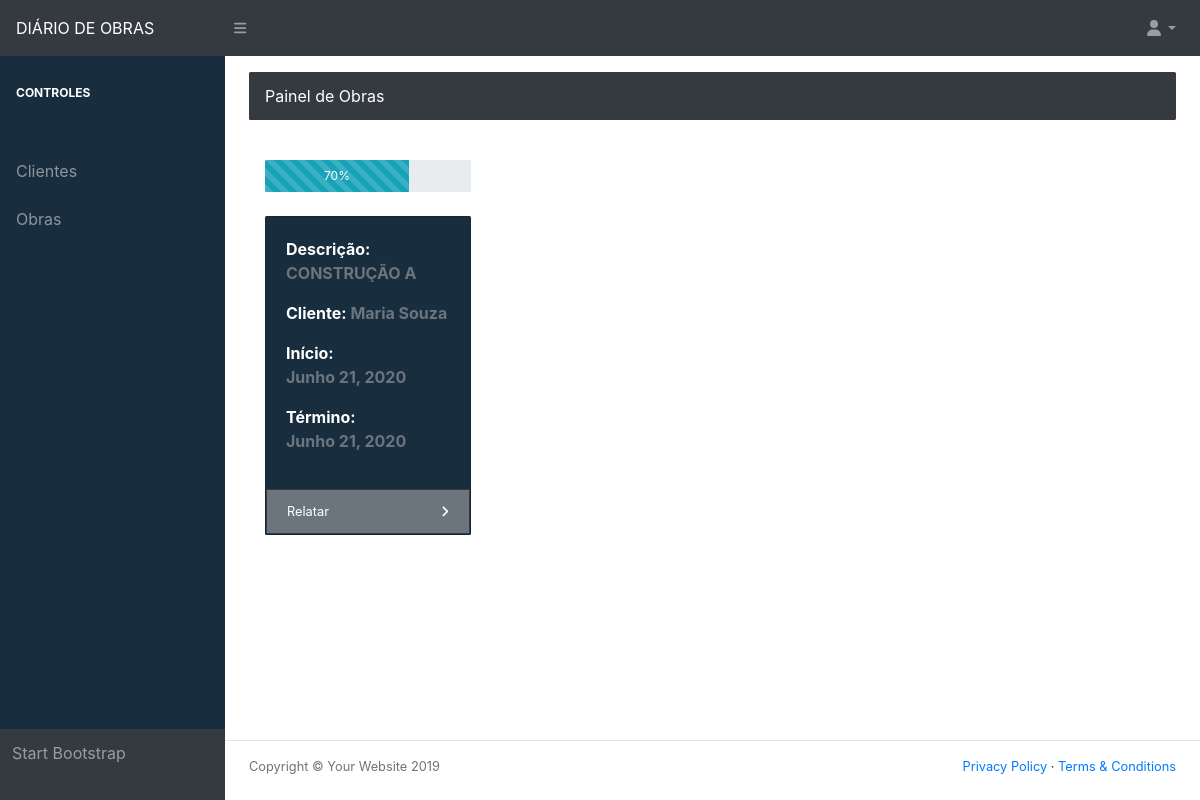
The app's page /home_page (signed in) with its own data.
### Diary/models.py (models this page shows, shortened)
class Construction(models.Model):
    construction_name = models.CharField('Nome da construção', max_length=60)
    construction_date_start = models.DateField('Data de início')
    construction_date_term = models.DateField('Data de entrega')
    construction_company_customer = models.ForeignKey(Customer, on_delete=models.CASCADE)
    construction_company_engineer = models.ForeignKey(Engineer, on_delete=models.CASCADE)

class Customer(models.Model):
    user_access = models.ForeignKey(Access, on_delete=models.CASCADE)
    engineer = models.ForeignKey(Engineer, on_delete=models.CASCADE)
    customer_name = models.CharField('Nome do cliente', max_length=50)
    customer_cnpj = models.CharField('CNPJ', max_length=50)
    customer_contact = models.CharField('Número de Contato', max_length=50)
    customer_street = models.CharField('Rua', max_length=50)
    customer_number = models.IntegerField('Número')
    customer_city = models.CharField('Cidade', max_length=50)
    customer_state = models.CharField('Estado', max_length=50)
    customer_cod = models.CharField('CEP', max_length=50)

### Diary/views/home/home_page.py (the view)
# urls.py: path('home_page', Index, name='home_page'),
@login_required(login_url='login')
def Index(request):
    user = request.user
    user = Access.objects.get(id=user.id)
    engineer = Engineer.objects.get(user_access=user)
    constructions = Construction.objects.filter(construction_company_engineer=engineer)
    if user.user_type == 'Engenheiro':
        nome_campo = 'engineer_name'
        usuario = Engineer.objects.get(user_access__email=user.email)
    elif user.user_type == 'Cliente':
        nome_campo = 'engineer_customer'
        usuario = Customer.objects.get(user_access__email=user.email)
    return render(request, 'Diary/home/index.html', locals())

### Diary/models.py (called while the page is built)
    def __str__(self):
        return self.email

### templates/Diary/home/index.html (shortened to what this page needs)
{% extends 'Diary/home/base.html' %}
{% load static %}
                {% block conteudo %}
                <main>
                    <div class="container-fluid">
                        <ol class="breadcrumb mb-4">
                            <li class="breadcrumb-item active">Painel de Obras</li>
                        </ol>
                        <div class="modal-body">
                            <div class="row">
                                {% for i in constructions %}
                                    <div class="col-xl-3 col-md-6">
                                    <div class="progress">
                                    <div class="progress-bar progress-bar-striped bg-info" role="progressbar" style="width: 70%" aria-valuenow="100" aria-valuemin="0" aria-valuemax="100">70%</div></div><br>
                                        <div class="card bg-primary text-white mb-4">
                                            <div class="card-body">
                                                <p class="text-secondary"><span class="text-white">Descrição:</span> {{ i.construction_name }}</p>
                                                <p class="text-secondary"><span class="text-white">Cliente:</span> {{ i.construction_company_customer.customer_name }}</p>
                                                Início: <p class="text-secondary">{{ i.construction_date_start }}</p>
                                                Término: <p class="text-secondary">{{ i.construction_date_start }}</p>
                                            </div>
                                            <div class="card-footer d-flex align-items-center justify-content-between">
                                                <a class="small text-white stretched-link" href="{% url 'register_diary' i.id %}">Relatar</a>
                                                <div class="small text-white"><i class="fas fa-angle-right"></i></div>
                                            </div>
                                        </div>
                                    </div>
                                {% endfor %}
                            </div>
                        </div>
                    </div>
                </main>
                {% endblock %}

### records on screen
Construction: construction_name "CONSTRUÇÃO A", construction_company_customer.customer_name "Maria Souza", construction_date_start "Junho 21, 2020"
